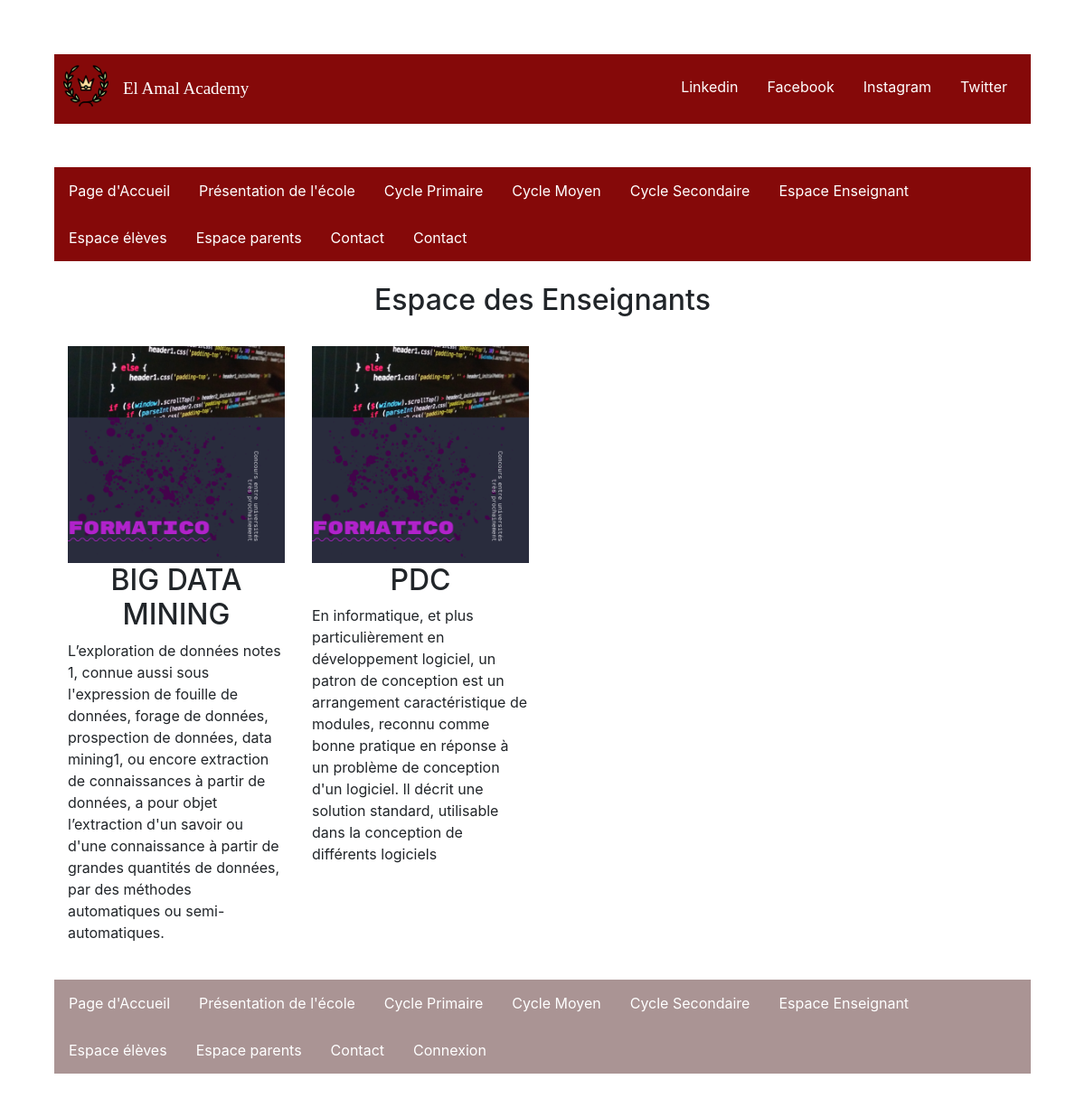
The page /controllers/ControllerEspaceEns.php on the database its author committed.
### tables this page shows
CREATE TABLE IF NOT EXISTS `article` (
  `id` int(11) NOT NULL AUTO_INCREMENT,
  `titre` varchar(255) NOT NULL,
  `photo` varchar(255) NOT NULL,
  `description` text NOT NULL,
  `checkbox` varchar(255) NOT NULL,
  PRIMARY KEY (`id`)
);

### controllers/ControllerEspaceEns.php (called while the page is built)
<?php
$relativePath = $_SERVER['DOCUMENT_ROOT'];
require_once($relativePath.'/Latreche_Mohamed_Cherif_Zouaoui_SIL1/models/espaceEnsModel.php');
require_once($relativePath.'/Latreche_Mohamed_Cherif_Zouaoui_SIL1/views/espaceEnsView.php');
class ControllerEspaceEns {
    public function getArticle() {
        $pModel = new espaceEnsModel();
        $rslt = $pModel->Article();
        return $rslt;
    }
    public function afficher() {
        $pView = new espaceEnsView();
        $pView->afficherPage();
    }
}
$control = new ControllerEspaceEns();
$control->afficher();
?>

### models/espaceEnsModel.php (called while the page is built)
<?php
$relativePath = $_SERVER['DOCUMENT_ROOT'];
require_once($relativePath.'/Latreche_Mohamed_Cherif_Zouaoui_SIL1/controllers/ControllerEspaceEns.php');
class espaceEnsModel {
    private $db="mysql:dbname=tdw;hostname=127.0.0.1;";
    private $busername = "root";
    private $bpassword = "";
    private function connexion($db,$busername,$bpassword) {
                try {
                    $conn = new PDO($db, $busername, $bpassword);
                    $conn->exec("SET CHARACTER SET utf8");
                }
                catch(PDOException $e)
                {
                    echo "Connection failed: " . $e->getMessage();
                    exit();
                }
                return $conn;
    }
    public function article() {
        $conn=$this->connexion($this->db,$this->busername,$this->bpassword);
        $stmt = $conn->prepare("SELECT id, titre, photo, description, checkbox FROM article");
        $stmt->execute();
        return $stmt;
    }
}
?>

### views/espaceEnsView.php (the view, shortened to what this page needs)
<?php
$relativePath = $_SERVER['DOCUMENT_ROOT'];
require_once($relativePath.'/Latreche_Mohamed_Cherif_Zouaoui_SIL1/controllers/ControllerEspaceEns.php');
class espaceEnsView {
    public function head() {
        ?>
        <head>
            <link rel="stylesheet" href="../css/espaceEleve.css">
            <link rel="stylesheet" href="https://maxcdn.bootstrapcdn.com/bootstrap/4.5.2/css/bootstrap.min.css">
        </head>
        <?php
    }
    public function navBar() {
        ?>
        <ul class="topnav">
            <li class="left"><img src="../images/logos/laurel.png"></li>
            <li class="middle"><a href="#home">El Amal Academy</a></li>
            <li class="right"><a href="#twitter">Twitter</a></li>
            <li class="right"><a href="#instagram">Instagram</a></li>
            <li class="right"><a href="#facebook">Facebook</a></li>
            <li class="right"><a href="#linkedin">Linkedin</a></li>
        </ul>
<br><br>
        <?php
    }
    public function menu() {
        ?>
        <div class="menuHorizontal">
            <ul>
                <li><a class="horizontal" href="../index.php">Page d'Accueil</a></li>
                <li><a  class="optional" href="../controllers/ControllerPresentation.php">Présentation de l'école</a></li>
                <li><a class="optional" href="../controllers/ControllerCyclePrimaire.php">Cycle Primaire</a></li>
                <li><a class="optional" href="../controllers/ControllerCycleMoyen.php">Cycle Moyen</a></li>
                <li><a class="optional" href="../controllers/ControllerCycleSec.php">Cycle Secondaire</a></li>
                <li><a class="optional" href="../controllers/ControllerEspaceEns.php">Espace Enseignant</a></li>
                <li><a href="../controllers/espaceEleveController.php">Espace élèves</a></li>
                <li><a href="../controllers/ControllerEspaceParent.php">Espace parents</a></li>
                <li><a href="../controllers/contactController.php">Contact</a></li>
                <li><a  class="optional" href="contact.php">Contact</a></li>
            </ul>
        </div>
<br>
        <?php
    }
    public function contenu() {
        ?>
        <h2>Espace des Enseignants</h2>
        <br>
        <div class="container-fluid">
            <?php
                $control = new ControllerEspaceEns();
                $qtf = $control->getArticle();
                echo '<div class="row">';
                    while($row=$qtf->fetch()) {
                        $array = explode(",",$row["checkbox"]);
                        if (in_array("enseignant", $array) || in_array(" enseignant", $array))  {
                    ?>
                    <div class="col-md-3">
                    <?php
                        echo
                        "<img class=img-fluid src=".$row['photo']." style = 'width: 320px;'>".
                        "<h2>".$row['titre']."</h2>".
                        "<p>".$row['description']."</p>";
                        echo '</div>';
                        }
                    }
                    ?>
               </div>
        </div>
        <br>
        <?php
    }
    public function footer() {
        ?>
        <footer class=footer">
            <ul>
                <li><a href="../index.php">Page d'Accueil</a></li>
                <li><a href="../controllers/ControllerPresentation.php">Présentation de l'école</a></li>
                <li><a class="optional" href="../controllers/ControllerCyclePrimaire.php">Cycle Primaire</a></li>
                <li><a class="optional" href="../controllers/ControllerCycleMoyen.php">Cycle Moyen</a></li>
                <li><a class="optional" href="../controllers/ControllerCycleSec.php">Cycle Secondaire</a></li>
                <li><a class="optional" href="../controllers/ControllerEspaceEns.php">Espace Enseignant</a></li>
                <li><a href="../controllers/espaceEleveController.php">Espace élèves</a></li>
                <li><a href="../controllers/ControllerEspaceParent.php">Espace parents</a></li>
                <li><a href="../controllers/contactController.php">Contact</a></li>
                <li><a class="right" href="../controllers/loginController.php">Connexion</a></li>
            </ul>
        </footer>
        <?php
    }
    public function aBody() {
        ?>
        <body>
        <?php
            $this->navBar();
            $this->menu();
            $this->contenu();
            $this->footer();
            echo '</body>';
    }
    public function afficherPage() {
        echo '<html>';
        $this->head();
        $this->aBody();
        echo '</html>';
    }
}

### css/espaceEleve.css (style rules this page uses)
ul.topnav { list-style-type: none; margin: 0; padding: 10px; overflow: hidden; background-color: #850909; }
ul.topnav li { float: left; }
ul.topnav li a { display: block; color: white; text-align: center; padding: 14px 16px; text-decoration: none; }
ul.topnav li.right { float: right; }
ul.topnav li.middle { text-align: right; font-size: 19px; font-family: 'Times New Roman', Times, serif; }
.topnav img { width: 50px; height: 50px; float: left; }
body { margin: 5%; padding: 5%; }
div > ul { list-style-type: none; margin: 0; padding: 0; overflow: hidden; background-color: #850909; }
ul > li { float: left; }
ul > li a { display: block; color: white; text-align: center; padding: 14px 16px; text-decoration: none; }
footer > ul { list-style-type: none; margin: 0; padding: 0; overflow: hidden; background-color: #aa9494; }
.horizontal { float : left; }
h2 { text-align: center; }

### rows shown on the page
article: photo (picture), titre "BIG DATA MINING", description "L’exploration de données notes 1, connue aussi sous l'expression de fouille de données, forage de données, prospection de données, data mining1, ou encore extraction de connaissances à partir de données, a pour objet l’extraction d'un savoir ou d'une connaissance à partir de grandes quantités de données, par des méthodes automatiques ou semi-automatiques."
article: photo (picture), titre "PDC", description "En informatique, et plus particulièrement en développement logiciel, un patron de conception est un arrangement caractéristique de modules, reconnu comme bonne pratique en réponse à un problème de conception d'un logiciel. Il décrit une solution standard, utilisable dans la conception de différents logiciels"
